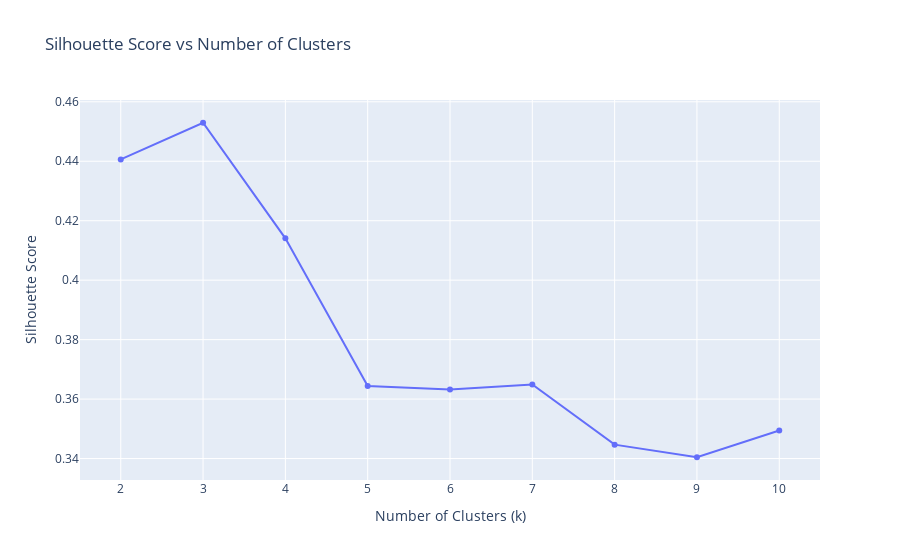

The notebook cell this image was saved under:
### Markdown cell above
<font color="#B4431E" style="font-size:22px;"><b> B. Using the Silhouette Score 👤</b></font>

### Code cell
from sklearn.cluster import KMeans
from sklearn.metrics import silhouette_score
import plotly.express as px
import pandas as pd

# Store silhouette scores for k = 2 to 10
silhouette_scores = []
k_values = list(range(2, 11))

print("Silhouette Scores by k:")
for k in k_values:
    kmeans = KMeans(n_clusters=k, random_state=42).fit(rfm_scaled)
    labels = kmeans.labels_
    score = silhouette_score(rfm_scaled, labels)
    silhouette_scores.append(score)
    print(f"  k = {k:2d} → Silhouette Score = {score:.4f}")

# Create DataFrame for plotting
silhouette_df = pd.DataFrame({
    'Number of Clusters (k)': k_values,
    'Silhouette Score': silhouette_scores
})

# Plot with Plotly
fig = px.line(
    silhouette_df,
    x='Number of Clusters (k)',
    y='Silhouette Score',
    markers=True,
    title='Silhouette Score vs Number of Clusters',
    labels={'Silhouette Score': 'Silhouette Score'}
)
fig.show()

### Figure 1 — Plotly figure (JSON) as saved in the notebook; plotly's stock layout.template omitted (floating-point values rounded to 4 significant figures)
{"data": [{"hovertemplate": "Number of Clusters (k)=%{x}<br>Silhouette Score=%{y}<extra></extra>", "legendgroup": "", "line": {"color": "#636efa", "dash": "solid"}, "marker": {"symbol": "circle"}, "mode": "lines+markers", "name": "", "orientation": "v", "showlegend": false, "type": "scatter", "x": [2, 3, 4, 5, 6, 7, 8, 9, 10], "xaxis": "x", "y": [0.4406, 0.453, 0.4141, 0.3644, 0.3633, 0.3649, 0.3447, 0.3404, 0.3494], "yaxis": "y"}], "layout": {"legend": {"tracegroupgap": 0}, "title": {"text": "Silhouette Score vs Number of Clusters"}, "xaxis": {"anchor": "y", "domain": [0, 1], "title": {"text": "Number of Clusters (k)"}}, "yaxis": {"anchor": "x", "domain": [0, 1], "title": {"text": "Silhouette Score"}}}}
